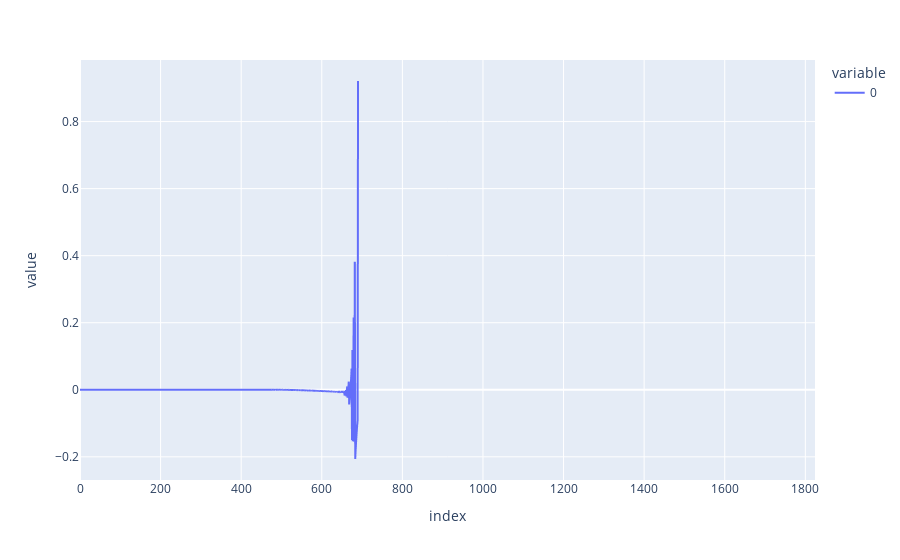

The notebook cell saved with this chart:
### Code cell
px.line(employed_holding_time_transition_probs - employed_holding_time_haz)

### Figure 1 — Plotly figure (JSON) as saved in the notebook; plotly's stock layout.template omitted (floating-point values rounded to 4 significant figures; data arrays with more than 128 entries replaced by an {"elided": "..."} marker saying what was removed)
{"data": [{"hovertemplate": "variable=0<br>index=%{x}<br>value=%{y}<extra></extra>", "legendgroup": "0", "line": {"color": "#636efa", "dash": "solid"}, "marker": {"symbol": "circle"}, "mode": "lines", "name": "0", "showlegend": true, "type": "scattergl", "x": {"elided": "1825 int values"}, "xaxis": "x", "y": {"elided": "1825 float values"}, "yaxis": "y"}], "layout": {"legend": {"title": {"text": "variable"}, "tracegroupgap": 0}, "margin": {"t": 60}, "xaxis": {"anchor": "y", "domain": [0, 1], "title": {"text": "index"}}, "yaxis": {"anchor": "x", "domain": [0, 1], "title": {"text": "value"}}}}
